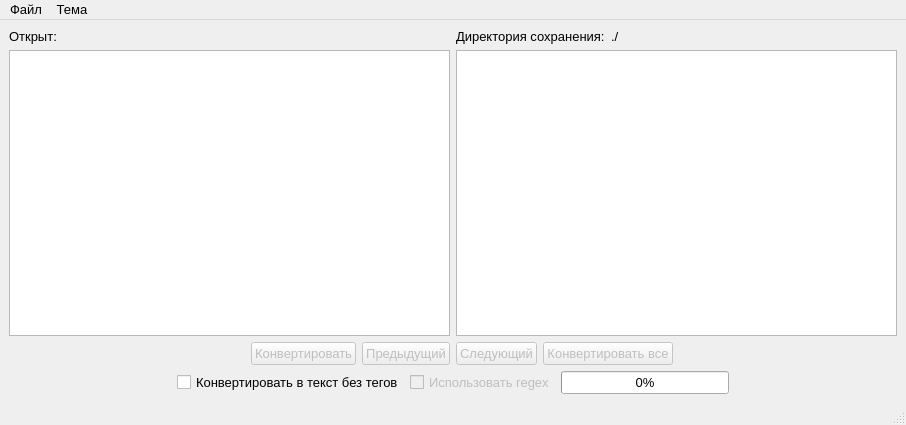
<?xml version="1.0" encoding="UTF-8"?>
<ui version="4.0">
 <class>MainForm</class>
 <widget class="QMainWindow" name="MainForm">
  <property name="windowModality">
   <enum>Qt::ApplicationModal</enum>
  </property>
  <property name="geometry">
   <rect>
    <x>0</x>
    <y>0</y>
    <width>906</width>
    <height>425</height>
   </rect>
  </property>
  <property name="font">
   <font>
    <pointsize>10</pointsize>
   </font>
  </property>
  <property name="windowTitle">
   <string>Converter .rtf</string>
  </property>
  <widget class="QWidget" name="centralwidget">
   <layout class="QVBoxLayout" name="verticalLayout_3">
    <item>
     <layout class="QHBoxLayout" name="horizontalLayout_5">
      <item>
       <layout class="QVBoxLayout" name="verticalLayout">
        <item>
         <layout class="QHBoxLayout" name="horizontalLayout">
          <item>
           <widget class="QLabel" name="label">
            <property name="text">
             <string>Открыт:</string>
            </property>
           </widget>
          </item>
          <item>
           <widget class="QLabel" name="labelCurrentFile">
            <property name="sizePolicy">
             <sizepolicy hsizetype="Expanding" vsizetype="Preferred">
              <horstretch>0</horstretch>
              <verstretch>0</verstretch>
             </sizepolicy>
            </property>
            <property name="text">
             <string/>
            </property>
           </widget>
          </item>
         </layout>
        </item>
        <item>
         <widget class="QPlainTextEdit" name="sourceText">
          <property name="readOnly">
           <bool>true</bool>
          </property>
         </widget>
        </item>
        <item>
         <layout class="QHBoxLayout" name="horizontalLayout_2">
          <item>
           <spacer name="horizontalSpacer">
            <property name="orientation">
             <enum>Qt::Horizontal</enum>
            </property>
            <property name="sizeHint" stdset="0">
             <size>
              <width>40</width>
              <height>20</height>
             </size>
            </property>
           </spacer>
          </item>
          <item>
           <widget class="QPushButton" name="pushButtonConvertOnce">
            <property name="enabled">
             <bool>false</bool>
            </property>
            <property name="text">
             <string>Конвертировать</string>
            </property>
           </widget>
          </item>
          <item>
           <widget class="QPushButton" name="pushButtonPrev">
            <property name="enabled">
             <bool>false</bool>
            </property>
            <property name="text">
             <string>Предыдущий</string>
            </property>
           </widget>
          </item>
         </layout>
        </item>
       </layout>
      </item>
      <item>
       <layout class="QVBoxLayout" name="verticalLayout_2">
        <item>
         <layout class="QHBoxLayout" name="horizontalLayout_3">
          <item>
           <widget class="QLabel" name="label_2">
            <property name="text">
             <string>Директория сохранения:</string>
            </property>
           </widget>
          </item>
          <item>
           <widget class="QLabel" name="labelCurrentDirectorySave">
            <property name="sizePolicy">
             <sizepolicy hsizetype="Expanding" vsizetype="Preferred">
              <horstretch>0</horstretch>
              <verstretch>0</verstretch>
             </sizepolicy>
            </property>
            <property name="text">
             <string>./</string>
            </property>
           </widget>
          </item>
         </layout>
        </item>
        <item>
         <widget class="QPlainTextEdit" name="convertedText">
          <property name="readOnly">
           <bool>true</bool>
          </property>
         </widget>
        </item>
        <item>
         <layout class="QHBoxLayout" name="horizontalLayout_4">
          <item>
           <widget class="QPushButton" name="pushButtonNext">
            <property name="enabled">
             <bool>false</bool>
            </property>
            <property name="text">
             <string>Следующий</string>
            </property>
           </widget>
          </item>
          <item>
           <widget class="QPushButton" name="pushButtonConvertAll">
            <property name="enabled">
             <bool>false</bool>
            </property>
            <property name="text">
             <string>Конвертировать все</string>
            </property>
           </widget>
          </item>
          <item>
           <spacer name="horizontalSpacer_2">
            <property name="orientation">
             <enum>Qt::Horizontal</enum>
            </property>
            <property name="sizeHint" stdset="0">
             <size>
              <width>40</width>
              <height>20</height>
             </size>
            </property>
           </spacer>
          </item>
         </layout>
        </item>
       </layout>
      </item>
     </layout>
    </item>
    <item>
     <layout class="QHBoxLayout" name="horizontalLayout_6">
      <item>
       <spacer name="horizontalSpacer_3">
        <property name="orientation">
         <enum>Qt::Horizontal</enum>
        </property>
        <property name="sizeHint" stdset="0">
         <size>
          <width>40</width>
          <height>20</height>
         </size>
        </property>
       </spacer>
      </item>
      <item>
       <widget class="QCheckBox" name="checkBoxSimpleText">
        <property name="text">
         <string>Конвертировать в текст без тегов</string>
        </property>
        <property name="checkable">
         <bool>true</bool>
        </property>
        <property name="checked">
         <bool>false</bool>
        </property>
       </widget>
      </item>
      <item>
       <widget class="QCheckBox" name="checkBoxIsRegex">
        <property name="enabled">
         <bool>false</bool>
        </property>
        <property name="text">
         <string>Использовать regex</string>
        </property>
       </widget>
      </item>
      <item>
       <widget class="QProgressBar" name="progressBar">
        <property name="value">
         <number>0</number>
        </property>
       </widget>
      </item>
      <item>
       <spacer name="horizontalSpacer_4">
        <property name="orientation">
         <enum>Qt::Horizontal</enum>
        </property>
        <property name="sizeHint" stdset="0">
         <size>
          <width>40</width>
          <height>20</height>
         </size>
        </property>
       </spacer>
      </item>
     </layout>
    </item>
   </layout>
  </widget>
  <widget class="QMenuBar" name="menubar">
   <property name="geometry">
    <rect>
     <x>0</x>
     <y>0</y>
     <width>906</width>
     <height>22</height>
    </rect>
   </property>
   <widget class="QMenu" name="menuFile">
    <property name="title">
     <string>Файл</string>
    </property>
    <addaction name="actionOpen"/>
    <addaction name="actionSelectPath"/>
    <addaction name="separator"/>
    <addaction name="actionExit"/>
   </widget>
   <widget class="QMenu" name="menuThemes">
    <property name="title">
     <string>Тема</string>
    </property>
   </widget>
   <addaction name="menuFile"/>
   <addaction name="menuThemes"/>
  </widget>
  <widget class="QStatusBar" name="statusbar"/>
  <action name="actionOpen">
   <property name="text">
    <string>Открыть</string>
   </property>
  </action>
  <action name="actionSelectPath">
   <property name="text">
    <string>Папка сохранения</string>
   </property>
  </action>
  <action name="actionExit">
   <property name="text">
    <string>Выход</string>
   </property>
  </action>
 </widget>
 <resources/>
 <connections>
  <connection>
   <sender>actionOpen</sender>
   <signal>triggered(bool)</signal>
   <receiver>MainForm</receiver>
   <slot>fileOpen(bool)</slot>
   <hints>
    <hint type="sourcelabel">
     <x>-1</x>
     <y>-1</y>
    </hint>
    <hint type="destinationlabel">
     <x>447</x>
     <y>239</y>
    </hint>
   </hints>
  </connection>
  <connection>
   <sender>actionSelectPath</sender>
   <signal>triggered(bool)</signal>
   <receiver>MainForm</receiver>
   <slot>selectPath(bool)</slot>
   <hints>
    <hint type="sourcelabel">
     <x>-1</x>
     <y>-1</y>
    </hint>
    <hint type="destinationlabel">
     <x>447</x>
     <y>239</y>
    </hint>
   </hints>
  </connection>
  <connection>
   <sender>pushButtonNext</sender>
   <signal>clicked(bool)</signal>
   <receiver>MainForm</receiver>
   <slot>buttonPreview(bool)</slot>
   <hints>
    <hint type="sourcelabel">
     <x>247</x>
     <y>423</y>
    </hint>
    <hint type="destinationlabel">
     <x>420</x>
     <y>235</y>
    </hint>
   </hints>
  </connection>
  <connection>
   <sender>pushButtonPrev</sender>
   <signal>clicked(bool)</signal>
   <receiver>MainForm</receiver>
   <slot>buttonPreview(bool)</slot>
   <hints>
    <hint type="sourcelabel">
     <x>129</x>
     <y>423</y>
    </hint>
    <hint type="destinationlabel">
     <x>420</x>
     <y>235</y>
    </hint>
   </hints>
  </connection>
  <connection>
   <sender>pushButtonConvertOnce</sender>
   <signal>clicked(bool)</signal>
   <receiver>MainForm</receiver>
   <slot>convertOnce(bool)</slot>
   <hints>
    <hint type="sourcelabel">
     <x>324</x>
     <y>426</y>
    </hint>
    <hint type="destinationlabel">
     <x>390</x>
     <y>253</y>
    </hint>
   </hints>
  </connection>
  <connection>
   <sender>pushButtonConvertAll</sender>
   <signal>clicked(bool)</signal>
   <receiver>MainForm</receiver>
   <slot>convertAll(bool)</slot>
   <hints>
    <hint type="sourcelabel">
     <x>468</x>
     <y>426</y>
    </hint>
    <hint type="destinationlabel">
     <x>390</x>
     <y>253</y>
    </hint>
   </hints>
  </connection>
  <connection>
   <sender>actionExit</sender>
   <signal>triggered(bool)</signal>
   <receiver>MainForm</receiver>
   <slot>close()</slot>
   <hints>
    <hint type="sourcelabel">
     <x>-1</x>
     <y>-1</y>
    </hint>
    <hint type="destinationlabel">
     <x>452</x>
     <y>212</y>
    </hint>
   </hints>
  </connection>
 </connections>
 <slots>
  <slot>fileOpen(bool)</slot>
  <slot>selectPath(bool)</slot>
  <slot>buttonPreview(bool)</slot>
  <slot>convertOnce(bool)</slot>
  <slot>convertAll(bool)</slot>
 </slots>
</ui>
